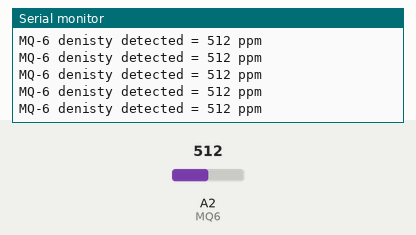
Simulated run of this sketch. Board: Arduino Uno, built with avr-gcc and run on an emulated ATmega328P. Shown: the last lines printed to the serial monitor. Inputs (shaded band) come from the test bench; at power-on: A2 (MQ6) = 512.

Above: at 1.2 s.
1.3 s: A2 (MQ6) set to 105
At 1.9 s:
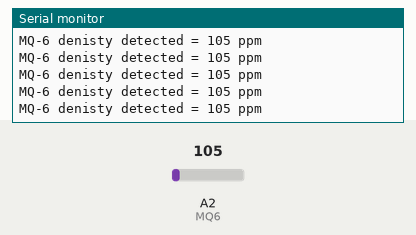
4.3 s: A2 (MQ6) set to 93
At 4.9 s:
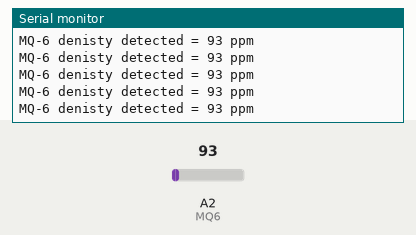
13.3 s: A2 (MQ6) set to 8
At 14.1 s:
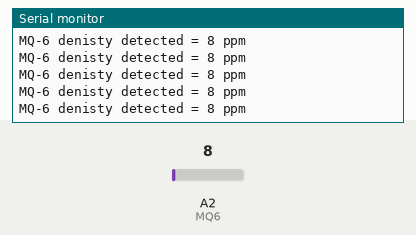
16.3 s: A2 (MQ6) set to 11
At 16.8 s:
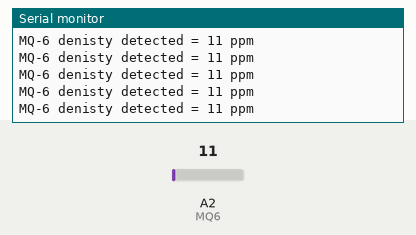
Timing chart, 0 to 19.3 s (numbered marks = the images above; inputs shaded):
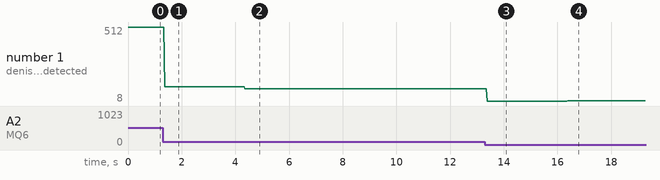

The sketch:

MQ6.ino
```cpp
int MQ6 = A2;
// MQ-6 Sensor


void setup() {

  pinMode(MQ6, INPUT);
  Serial.begin(9600);
}

void loop() {
  int analogSensor = analogRead(MQ6);

  Serial.print("MQ-6 denisty detected = ");
  Serial.print(analogSensor);
  Serial.println(" ppm");

  delay(10);
}
```

Measured:
- after the input at 1.3 s, the serial monitor: prints a new line after 0.07 s (image 1)
- after the input at 4.3 s, the serial monitor: prints a new line after 0.06 s (image 2)
- after the input at 13.3 s, the serial monitor: prints a new line after 0.08 s (image 3)
- after the input at 16.3 s, the serial monitor: prints a new line after 0.08 s (image 4)
- plotted number 1: 512 → 105 after the input at 1.3 s, 105 → 93 after the input at 4.3 s, 93 → 8 after the input at 13.3 s, 8 → 11 after the input at 16.3 s
